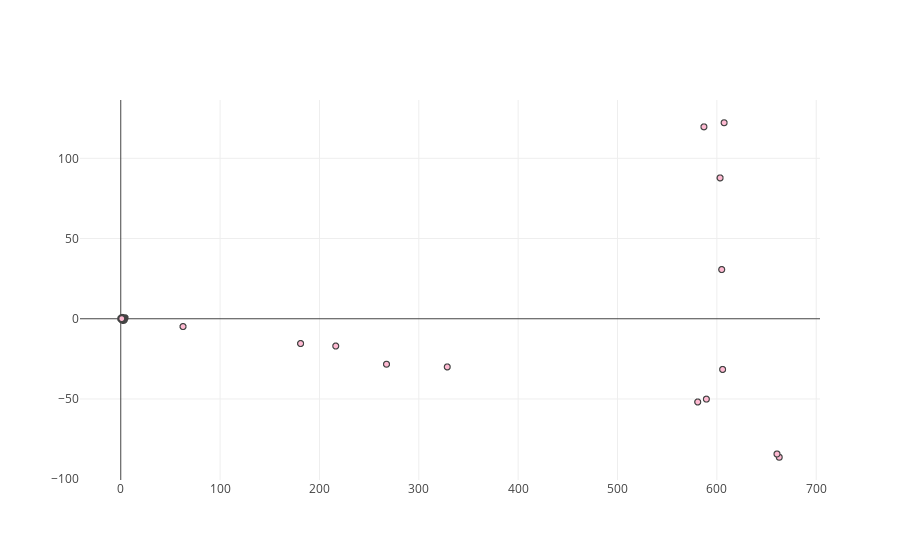

The code cell stored with this chart in its notebook:
### Code cell
from plotly import tools
import plotly.plotly as py
from plotly.offline import init_notebook_mode, iplot
import plotly.graph_objs as go
import plotly.figure_factory as ff

init_notebook_mode(connected=True)


trace = go.Scattergl(
    x = data_2d[:,0],
    y = data_2d[:,1],
    mode = 'markers',
    marker = dict(
        color = '#FFBAD2',
        line = dict(width = 1)
    ),
    text = vectorizer.get_feature_names(),
    hovertext = vectorizer.get_feature_names(),
    hoverinfo = 'text' 
)
data = [trace]
iplot(data, filename='scatter-mode')

### Figure 1 — Plotly figure (JSON) as saved in the notebook; plotly's stock layout.template omitted (floating-point values rounded to 4 significant figures; data arrays with more than 128 entries replaced by an {"elided": "..."} marker saying what was removed)
{"data": [{"hoverinfo": "text", "hovertext": {"elided": "3746 str values"}, "marker": {"color": "#FFBAD2", "line": {"width": 1}}, "mode": "markers", "text": {"elided": "3746 str values"}, "type": "scattergl", "uid": "d2201490-6335-48b8-bb81-2501b8a8ef65", "x": {"elided": "3000 float values"}, "y": {"elided": "3000 float values"}}], "layout": {}}
